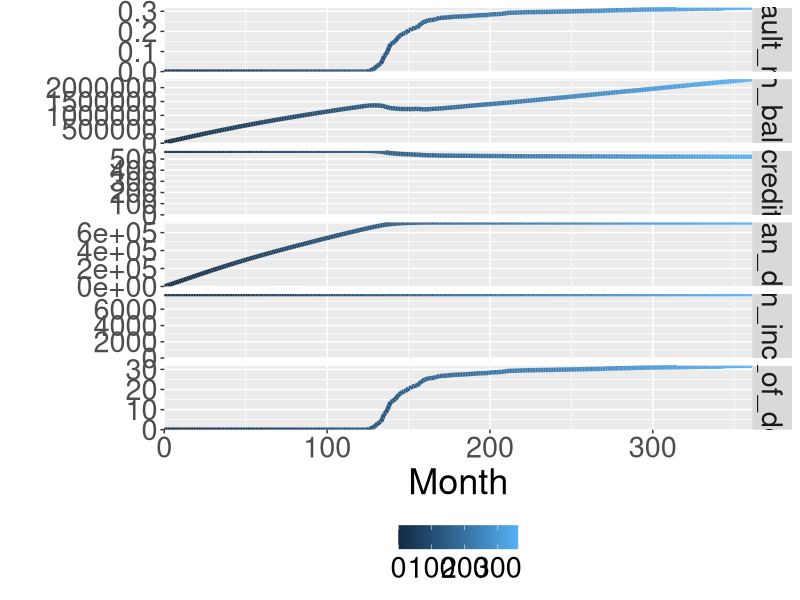

Generate this figure with R:
library(tidyverse)
library(scales)
library(gridExtra)

setwd(r"{D:\My Studies\Strathclyde\Semester 2\MS986 Stochastic Modelling for Analytics\ABM Assignment\My Assignment}")

data <- read.csv("increased-friend-lending-prob-experiment-table.csv",
                 skip = 6)

colnames(data)

data <- data %>%
  rename(run = `X.run.number.`, month = `X.step.`, 
         annual_interest_rate = `annual.interest.rate`,
         number_of_borrowers = `number.of.borrowers`,
         friend_lending_probability = `friend.lending.probability`,
         max_loan_amount = `max.loan.amount`,
         default_rate = `get.default.rate`,
         number_of_defaulters = `get.defaulters`,
         mean_balance = `mean..balance..of.borrowers`,
         mean_credit_score = `mean..credit.score..of.borrowers`,
         mean_debt = `mean..debt..of.borrowers`,
         mean_income = `mean..income..of.borrowers`)

data_avg <- data %>% group_by(annual_interest_rate , month) %>%
  summarise(default_rate = mean(default_rate),
            number_of_defaulters = mean(number_of_defaulters),
            mean_balance = mean(mean_balance),
            mean_credit_score = mean(mean_credit_score),
            mean_debt = mean(mean_debt),
            mean_income = mean(mean_income))

fig1 <- ggplot(data = data_avg %>%
                 gather(key = "variable", value = "value", default_rate:mean_income)) +
  facet_grid(variable~., scales = "free") +
  geom_line(aes(x = month, y = value, color = month), size = 1.5) +
  scale_y_continuous(name = "", limits = c(0, NA), expand = c(0,0)) +
  scale_x_continuous(name = "Month", expand = c(0,0)) +
  theme_gray() +
  theme(legend.position = "bottom", legend.title = element_blank(),
        text = element_text(size = 26))